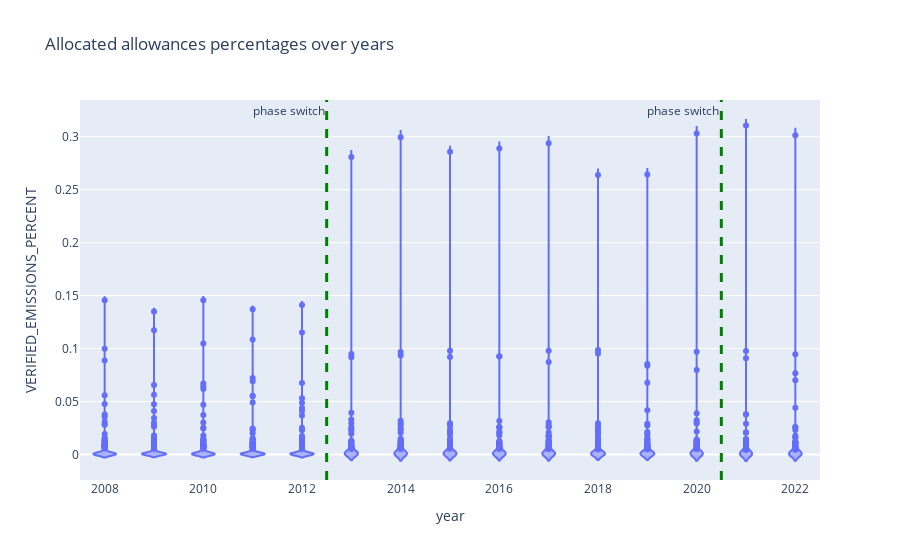

The code cell stored with this chart in its notebook:
### Code cell
# plotly violinplot VERIFIED_EMISSIONS_PERCENT over years
fig = px.violin(df_free_allowances_melted, x="year", y="VERIFIED_EMISSIONS_PERCENT", title='Allocated allowances percentages over years', hover_data=['INSTALLATION_NAME'])	
fig.add_vline(x=2012.5, line_width=3, line_dash="dash", line_color="green", annotation_text="phase switch", annotation_position="top left")
fig.add_vline(x=2020.5, line_width=3, line_dash="dash", line_color="green", annotation_text="phase switch", annotation_position="top left")
fig.show()

### Figure 1 — Plotly figure (JSON) as saved in the notebook; plotly's stock layout.template omitted (floating-point values rounded to 4 significant figures; data arrays with more than 128 entries replaced by an {"elided": "..."} marker saying what was removed)
{"data": [{"alignmentgroup": "True", "box": {"visible": false}, "customdata": {"elided": "3510x1 mixed values"}, "hovertemplate": "year=%{x}<br>VERIFIED_EMISSIONS_PERCENT=%{y}<br>INSTALLATION_NAME=%{customdata[0]}<extra></extra>", "legendgroup": "", "marker": {"color": "#636efa"}, "name": "", "offsetgroup": "", "orientation": "v", "scalegroup": "True", "showlegend": false, "type": "violin", "x": {"elided": "3510 int values"}, "x0": " ", "xaxis": "x", "y": {"elided": "3510 float values"}, "y0": " ", "yaxis": "y"}], "layout": {"annotations": [{"showarrow": false, "text": "phase switch", "x": 2012.0, "xanchor": "right", "xref": "x", "y": 1, "yanchor": "top", "yref": "y domain"}, {"showarrow": false, "text": "phase switch", "x": 2020.0, "xanchor": "right", "xref": "x", "y": 1, "yanchor": "top", "yref": "y domain"}], "legend": {"tracegroupgap": 0}, "shapes": [{"line": {"color": "green", "dash": "dash", "width": 3}, "type": "line", "x0": 2012.0, "x1": 2012.0, "xref": "x", "y0": 0, "y1": 1, "yref": "y domain"}, {"line": {"color": "green", "dash": "dash", "width": 3}, "type": "line", "x0": 2020.0, "x1": 2020.0, "xref": "x", "y0": 0, "y1": 1, "yref": "y domain"}], "title": {"text": "Allocated allowances percentages over years"}, "violinmode": "group", "xaxis": {"anchor": "y", "domain": [0, 1], "title": {"text": "year"}}, "yaxis": {"anchor": "x", "domain": [0, 1], "title": {"text": "VERIFIED_EMISSIONS_PERCENT"}}}}
